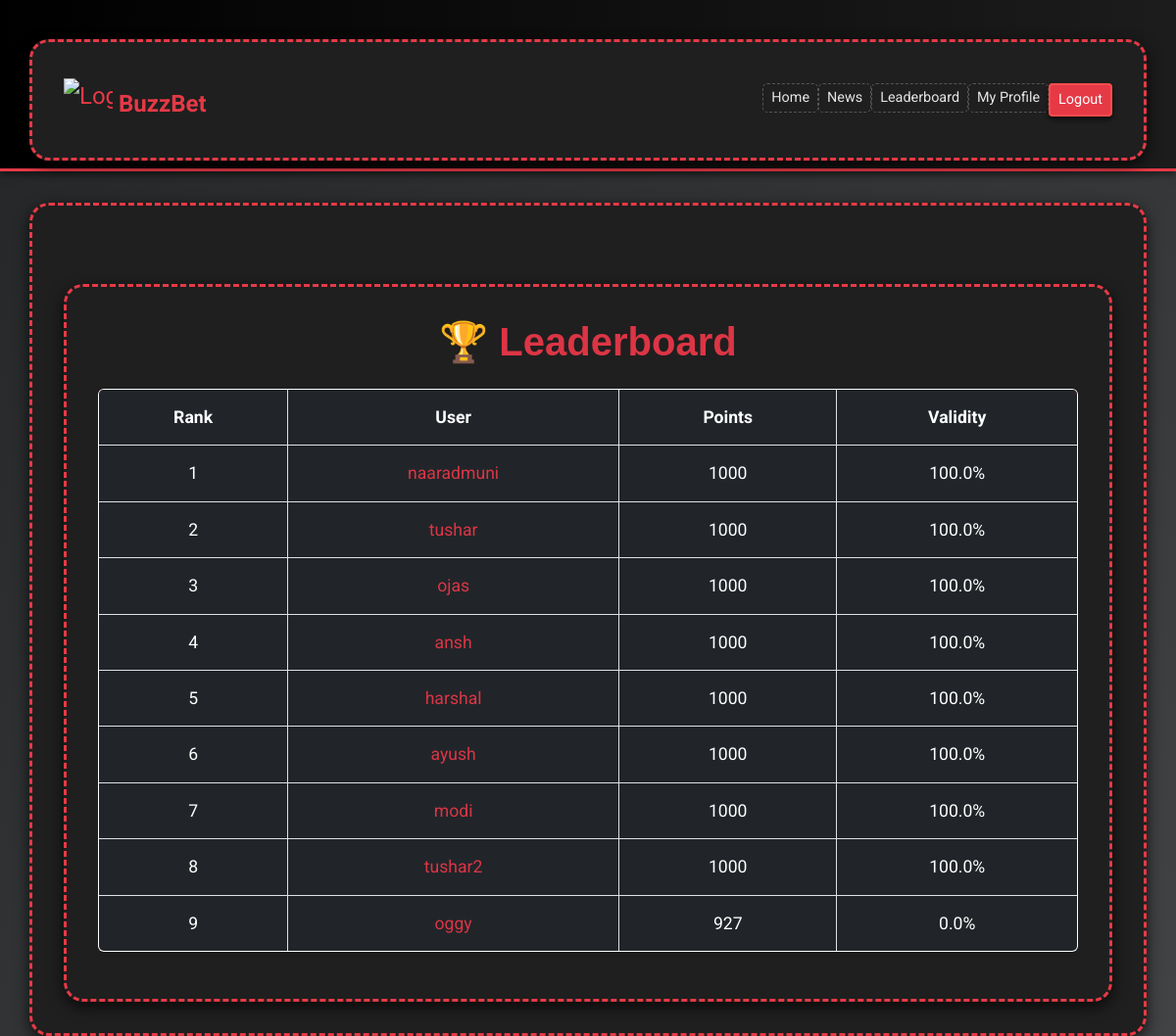
/accounts/leaderboard/, run on an earlier commit of the app's database.
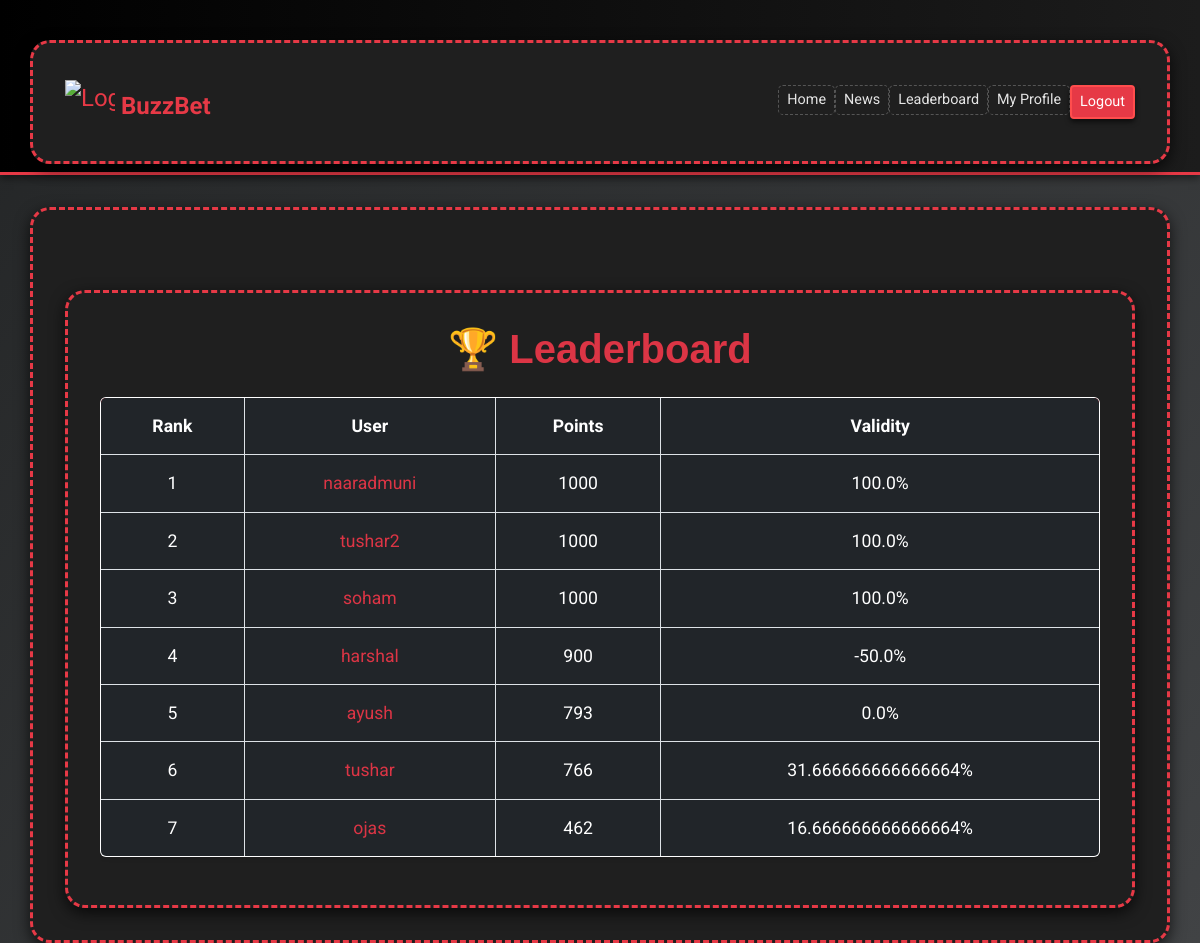
And on a later commit of the database.
### accounts/models.py (models this page shows, shortened)
class Profile(models.Model):
    user = models.OneToOneField(User, on_delete=models.CASCADE)
    address = models.CharField(max_length=255, blank=True)
    points = models.PositiveIntegerField(default = 1000)
    validity = models.FloatField(default = 100) # Validity of the user's account

### accounts/views.py (the view)
# urls.py: path('leaderboard/', views.leaderboard, name='leaderboard'),
def leaderboard(request):
    leaderboard_data = Profile.objects.order_by('-points')
    return render(request, 'registration/leaderboard.html', {'leaderboard_data': leaderboard_data})

### templates/registration/leaderboard.html (shortened to what this page needs)
{% extends "layout.html" %}
{% block content %}
<div class="container mt-5">
    <h1 class="text-center mb-4 text-danger">🏆 Leaderboard</h1>
    <div class="table-responsive">
        <table class="table table-hover table-bordered shadow-sm rounded">
            <thead class="thead-dark">
                <tr class="bg-danger text-white">
                    <th>Rank</th>
                    <th>User</th>
                    <th>Points</th>
                    <th>Validity</th>
                </tr>
            </thead>
            <tbody>
                {% for profile in leaderboard_data %}
                <tr class="{% if profile.user == request.user %}table-success{% endif %}">
                    <td>{{ forloop.counter }}</td>
                    <td>
                        <a href="{% url 'profile_with_pk' profile.user.pk %}" class="text-decoration-none text-danger">
                            {{ profile.user.username }}
                        </a>
                    </td>
                    <td>{{ profile.points }}</td>
                    <td>{{ profile.validity }}%</td>
                </tr>
                {% empty %}
                <tr>
                    <td colspan="4" class="text-center text-muted">No data available.</td>
                </tr>
                {% endfor %}
            </tbody>
        </table>
    </div>
</div>
{% endblock %}

### templates/layout.html (shortened to what this page needs)
{% load static %}
<!DOCTYPE html>
<html lang="en" data-bs-theme="dark">
<head>
    <link href="https://cdn.jsdelivr.net/npm/bootstrap@5.3.3/dist/css/bootstrap.min.css" rel="stylesheet">
</head>
<body>
    {% block navbar %}
    <nav class="navbar navbar-expand-lg navbar-dark">
        <div class="container">
            <a class="navbar-brand" href="{% url 'index' %}">
                <img src="https://img.icons8.com/ios11/512/FFFFFF/news.png"
                     alt="Logo" width="50" height="40" class="d-inline-block align-text-bottom">
                <strong>BuzzBet</strong>
            </a>
            <div class="collapse navbar-collapse" id="navbarNav">
                <ul class="navbar-nav ms-auto">
                    <li class="nav-item">
                        <a class="nav-link" href="{% url 'index' %}">Home</a>
                    </li>
                    <li class="nav-item">
                        <a class="nav-link" href="{% url 'news_list' %}">News</a>
                    </li>
                    <li class="nav-item">
                        <a class="nav-link" href="{% url 'leaderboard' %}">Leaderboard</a>
                    </li>
                    <li class="nav-item">
                        <a class="nav-link" href="{% url 'profile' %}">My Profile</a>
                    </li>
                    <li class="nav-item">
                        <form method="post" action="{% url 'logout' %}" class="d-inline" onsubmit="return confirm('Are you sure you want to log out?');">
                            <button type="submit" class="btn btn-danger btn-sm">Logout</button>
                        </form>
                    </li>
                </ul>
            </div>
        </div>
    </nav>
    {% endblock %}
    <div class="container">
        {% block content %}{% endblock %}
    </div>
</body>
</html>

### templates/layout.html (style rules this page uses)
body { background: linear-gradient(135deg, #232526, #414345); color: #e5e5e5; font-family: 'Roboto', sans-serif; font-size: 16px; }
.navbar { background: linear-gradient(90deg, #000000, #1c1c1c); border-bottom: solid #e63946; box-shadow: 0 3px 8px rgba(0, 0, 0, 0.5); padding: 0.5rem 1rem; }
.navbar-brand { font-size: 1.5rem; font-family: 'Roboto', sans-serif; color: #e63946 !important; }
.navbar-nav .nav-link { font-size: 0.9rem; color: #e5e5e5 !important; transition: color 0.3s ease, background-color 0.3s ease; border: 1px dashed #555555; border-radius: 5px; padding: 0.2rem 0.6rem; }
.btn-danger { background-color: #e63946; border: 2px solid #ff4d4d; font-size: 0.9rem; font-family: 'Roboto', sans-serif; box-shadow: 0 3px 5px rgba(0, 0, 0, 0.6); transition: transform 0.3s, background-color 0.3s; }
.container { margin-top: 2rem; padding: 2rem; background: #1f1f1f; border: 3px dashed #e63946; border-radius: 20px; box-shadow: 0 5px 15px rgba(0, 0, 0, 0.7); }

### templates/registration/leaderboard.html (style rules this page uses)
.table { font-family: 'Roboto', sans-serif; font-size: 1.1rem; background-color: #ffffff; border-radius: 8px; overflow: hidden; }
.table th, .table td { padding: 15px; text-align: center; }
.table-bordered { border: 1px solid #dee2e6; }
.thead-dark { background-color: #343a40; color: white; }
h1 { font-family: 'Poppins', sans-serif; font-weight: 600; }

What changed in the data, as far as the page shows it:
removed Profile: user.username "ansh", points "1000", validity "100.0"
removed Profile: user.username "modi", points "1000", validity "100.0"
removed Profile: user.username "oggy", points "927", validity "0.0"
shown differently, row unchanged: Profile "tushar2": moves up the list
added Profile: user.username "soham", points "1000", validity "100.0"
changed Profile "harshal": points "1000" → "900"; validity "100.0" → "-50.0"; moves up the list
changed Profile "ayush": points "1000" → "793"; validity "100.0" → "0.0"; moves up the list
changed Profile "tushar": points "1000" → "766"; validity "100.0" → "31.666666666666664"
changed Profile "ojas": points "1000" → "462"; validity "100.0" → "16.666666666666664"
